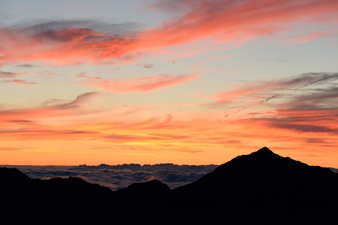
%> input picture img_01.jpg, 338 x 225 px
$ octave add_and_subtact.m   (GNU Octave 9; MATLAB toolbox functions it lacks are replaced by stand-ins)
%> lines starting %> are read from the running program, lines starting %| are printed output that depends on the picture
original4 = imread('img_01.jpg');
%> original4 is the input picture: size 225x338x3 uint8; mean R, G, B 157.4, 116.6, 96.6
subplot(1,3,1),imshow(original4),title('Original Image')

%% addition
addition = original4 + 70;
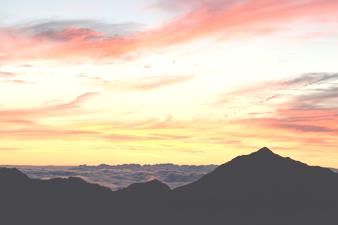
%> addition: size 225x338x3 uint8; mean R, G, B 202.5, 185.3, 166.6
subplot(1,3,2),imshow(addition),title('After addition')

%% subtraction
subtaction = original4 - 70;
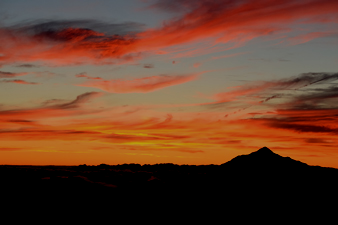
%> subtaction: size 225x338x3 uint8; mean R, G, B 104, 63.6, 42.7
subplot(1,3,3),imshow(subtaction),title('After subtraction')

$ run again, with img_02.jpg copied over img_01.jpg
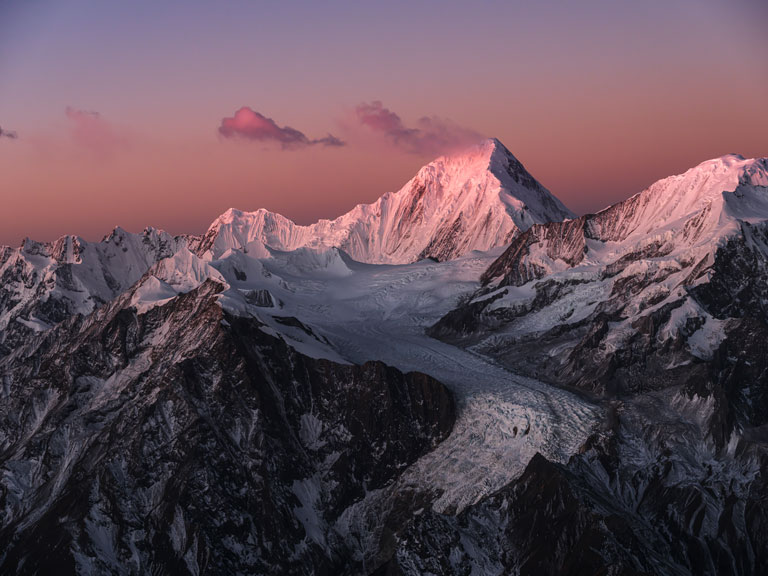
%> input picture img_02.jpg, 768 x 576 px
%> original4 is the input picture: size 576x768x3 uint8; mean R, G, B 96.8, 77, 87.4
%> `addition = original4 + 70;`:
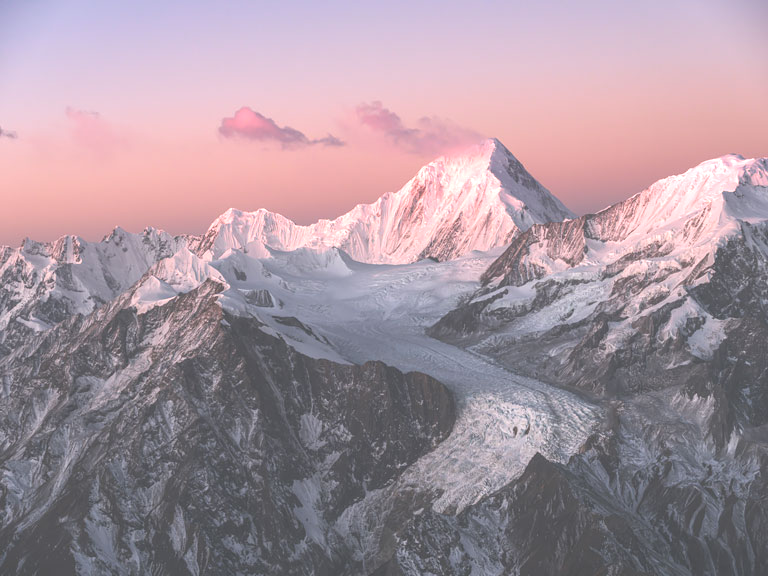
%> addition: size 576x768x3 uint8; mean R, G, B 165.4, 147, 157.3
%> `subtaction = original4 - 70;`:
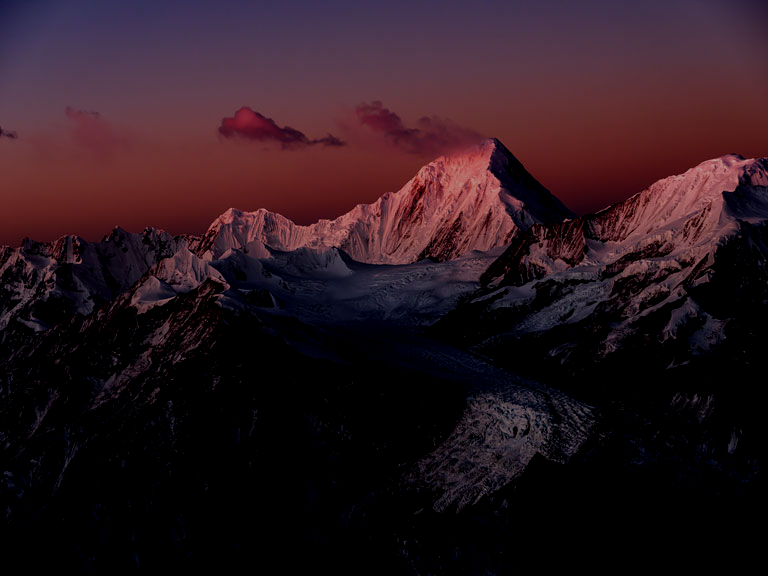
%> subtaction: size 576x768x3 uint8; mean R, G, B 43.2, 23.8, 30.8
